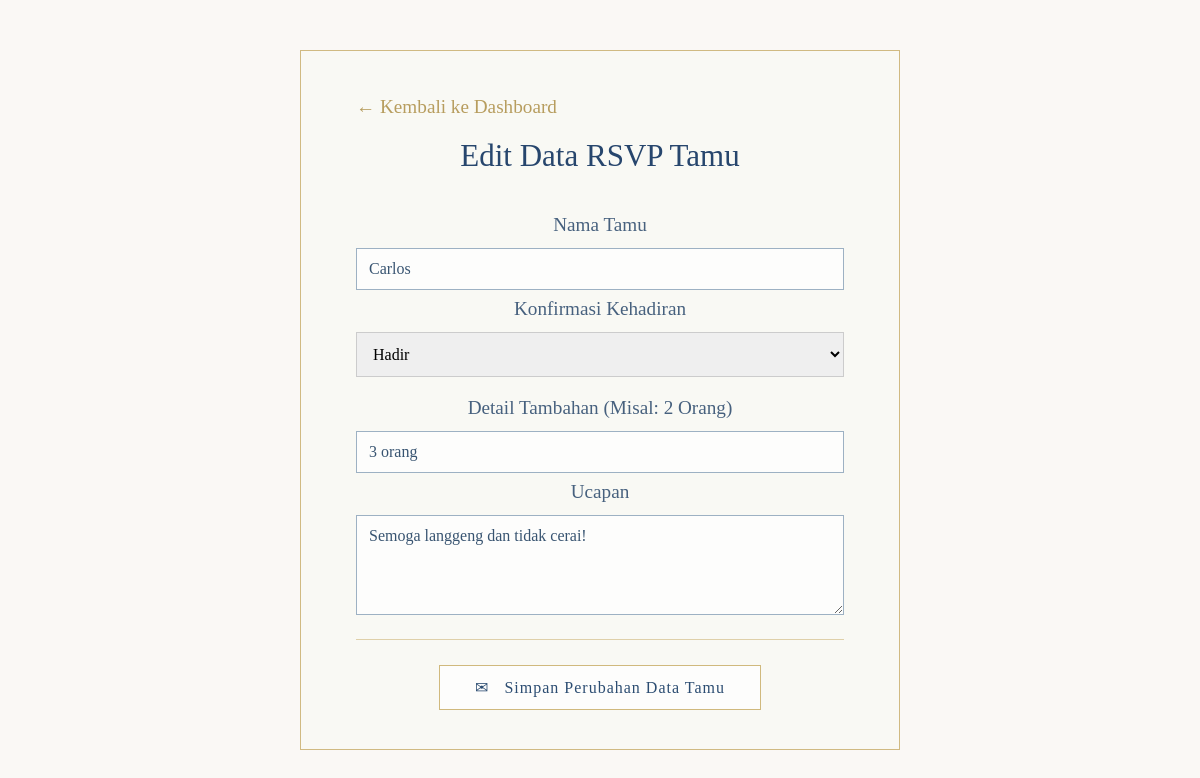
Page /edit_rsvp.php?id=2 (signed in) on the committed database.
### tables this page shows
CREATE TABLE `buku_tamu` (
  `id_tamu` int NOT NULL,
  `nama` varchar(100) NOT NULL,
  `konfirmasi_tambahan` varchar(150) DEFAULT NULL,
  `kehadiran` enum('hadir','tidak-hadir') NOT NULL,
  `ucapan` text,
  `waktu_kirim` timestamp NULL DEFAULT CURRENT_TIMESTAMP
);

### edit_rsvp.php (the view, shortened to what this page needs)
<?php
include 'koneksi.php';
$id_tamu = mysqli_real_escape_string($conn, $_GET['id']);
$query = "SELECT * FROM buku_tamu WHERE id_tamu = '$id_tamu'";
$result = mysqli_query($conn, $query);
$tamu = mysqli_fetch_assoc($result);
?>
<!DOCTYPE html>
<html lang="id">
<head>
    <link rel="stylesheet" href="style.css">
</head>
<body>
    <div class="dashboard-wrapper">
        <div class="edit-card admin-card">
            <a href="admin_dashboard.php" class="btn-back">← Kembali ke Dashboard</a>
            <h1>Edit Data RSVP Tamu</h1>
            <form method="POST" action="proses_edit_rsvp.php">
                <div class="form-section">
                    <h2 style="font-size: 1.2rem;">Nama Tamu</h2>
                    <input type="text" name="nama" value="<?= htmlspecialchars($tamu['nama']) ?>" required>
                    <h2 style="font-size: 1.2rem;">Konfirmasi Kehadiran</h2>
                    <select name="kehadiran" class="select-box" required>
                        <option value="hadir" <?= ($tamu['kehadiran'] == 'hadir') ? 'selected' : '' ?>>Hadir</option>
                    </select>
                    <h2 style="font-size: 1.2rem;">Detail Tambahan (Misal: 2 Orang)</h2>
                    <input type="text" name="konfirmasi_tambahan" value="<?= htmlspecialchars($tamu['konfirmasi_tambahan']) ?>">
                    <h2 style="font-size: 1.2rem;">Ucapan</h2>
                    <textarea name="ucapan" required><?= htmlspecialchars($tamu['ucapan']) ?></textarea>
                </div>
                <button type="submit" class="button save-button">
                    ✉ &nbsp; Simpan Perubahan Data Tamu
                </button>
            </form>
        </div>
    </div>
</body>
</html>

### style.css (style rules this page uses)
* { box-sizing: border-box; }
html { scroll-behavior: smooth; }
body { margin: 0; color: #27466d; font-family: "Cormorant Garamond", Georgia, serif; background: #dfe7e9; }
button, input, textarea, select { font: inherit; }
.button { border: 1px solid #d0b97d; padding: 12px 35px; color: #2c4d72; background: rgba(255, 255, 255, 0.62); cursor: pointer; letter-spacing: 1px; transition: background 0.2s ease, transform 0.2s ease; }
.wish-form input, .wish-form select, .wish-form textarea, .login-form input, .edit-card input, .edit-card textarea { width: 100%; padding: 11px 12px; border: 1px solid #9db1c3; outline: none; color: #385471; background: rgba(255, 255, 255, 0.68); }
.edit-card { width: min(650px, 90%); max-height: calc(100vh - 100px); overflow-y: auto; padding: 45px 55px; background: rgba(249, 249, 244, 0.82); border: 1px solid #d0ba82; }
.edit-card h1 { margin: 0 0 25px; text-align: center; font-size: 31px; font-weight: 500; }
.form-section { padding: 15px 0 20px; border-bottom: 1px solid #dfd0a9; }
.form-section h2 { margin: 0 0 12px; text-align: center; font-size: 19px; font-weight: 500; color: #47617e; }
.form-section input { margin-bottom: 8px; }
.form-section textarea { min-height: 100px; resize: vertical; }
.save-button { display: block; margin: 25px auto 0; }

### edit_rsvp.php (style rules this page uses)
body { background-color: #faf8f5; }
.dashboard-wrapper { padding: 50px 20px; display: flex; justify-content: center; }
.admin-card { width: 100%; max-width: 600px; }
.btn-back { display: inline-block; margin-bottom: 20px; color: #b79d5e; text-decoration: none; font-family: 'Cormorant Garamond', serif; font-size: 1.2rem; }
.select-box { width: 100%; padding: 12px; margin-bottom: 20px; border: 1px solid #ccc; font-family: inherit; font-size: 1rem; }

### rows in the picture
buku_tamu: nama "Carlos", kehadiran "Hadir", konfirmasi_tambahan "3 orang", ucapan "Semoga langgeng dan tidak cerai!"
